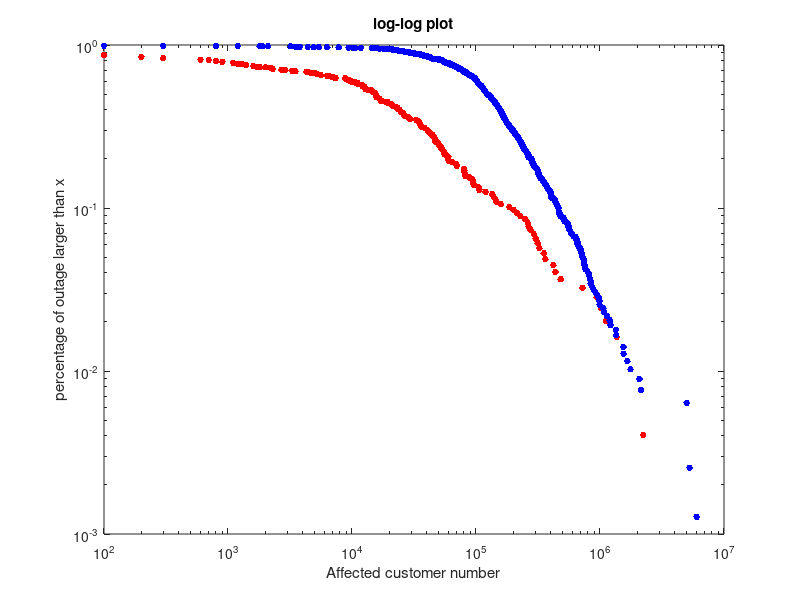
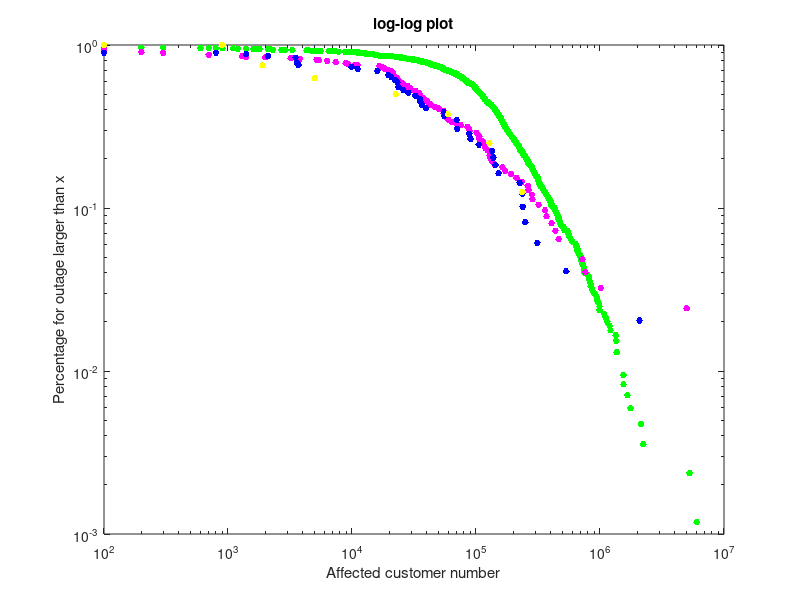

Here is the MATLAB script that generated these plots, in order:
clc,clear
storm_event = {'Severe Storm','Major Storm','Ice Storm','Thunderstorm','Tropical Storm','Winter Storm','Snow Storm','Hurricane'};
storm = {'Storm'};
wind = {'High Wind','Highwind','Wind Storm','Windstorm','Strong Wind','Heavy Wind'};
wind2 = {'Wind'};
other_weather = {'Severe Weather','Severe weather','Weather','Tropical Depression ','Heat','High Temperature','Flood','Lightning','Earthquake','Fire','Natural','Nature','Ice'};
other = {'Failure','Cyber','Terrorist','Human','physical attact','Voltage Reduction','Equipment','Vandalism','Sabotage','Operat'};

load('normalize_single_state')

data = normalize_single_state(1:2156,:);%2001-2007 1:278;%2008-2014 279:1183;%2015-2020 1184:2156

intensity_type = 7;%3duration,6demandMW,7customer
total_event=cell(1,12);
for i = 1:length(data)
    if strcmp(class(data{i,intensity_type}),'double')==1 %&& strcmp(class(data{i,3}),'double')==1
        if data{i,intensity_type}>0 & isempty(data(i,intensity_type))==0 %& data{i,3}>0 & isempty(data(i,3))==0
            total_event = [total_event;data(i,:)];
        end
    end
end
total_event(1,:) = [];

weather_event = cell(1,12);
No_weather_event = cell(1,12);
for i = 1:length(total_event)
    per = (total_event{i,10}+total_event{i,11})/total_event{i,12};
    total_event{i,12} = per*100;
    event_sign = 0;
    for j = 1:length(storm_event)
        if isempty(strfind(total_event{i,5},storm_event{j})) == 0
            event_sign = 1;
        end
    end
    for j = 1:length(storm)
        if isempty(strfind(total_event{i,5},storm{j})) == 0
            event_sign = 1;
        end
    end
    for j = 1:length(wind)
        if isempty(strfind(total_event{i,5},wind{j})) == 0
            event_sign = 1;
        end
    end
    for j = 1:length(wind2)
        if isempty(strfind(total_event{i,5},wind2{j})) == 0
            event_sign = 1;
        end
    end
    for j = 1:length(other_weather)
        if isempty(strfind(total_event{i,5},other_weather{j})) == 0
            event_sign = 1;
        end
    end
    if event_sign == 1
        weather_event = [weather_event;total_event(i,:)];
    else
        No_weather_event = [No_weather_event;total_event(i,:)];
    end
end
weather_event(1,:) = [];
No_weather_event(1,:) = [];
weather_event_inten = cell2mat(weather_event(:,intensity_type));
No_weather_event_inten = cell2mat(No_weather_event(:,intensity_type));

[h,p] = ttest2(No_weather_event_inten,weather_event_inten,'Vartype','unequal','tail','left')
[p,h] = ranksum(No_weather_event_inten,weather_event_inten,'tail','left')

% [h,p] = ttest2(weather_event_inten,No_weather_event_inten,'Vartype','unequal','tail','left')
% [p,h] = ranksum(weather_event_inten,No_weather_event_inten,'tail','left')

full_event_inten = No_weather_event_inten;
[num,~] = size(full_event_inten);
power_law_total = [];
for j = 100:100:8000000%10:10:100000%0.1:0.01:370%100:100:8000000
    count = length(find(full_event_inten>=j));
    if j == 100%10%0.1%100
        power_law_total = [power_law_total;j,count/num];
    end
    if j > 100%10%0.1%100
        if count/num == power_law_total(end,2)
           power_law_total(end,1) = j; 
        else
           power_law_total = [power_law_total;j,count/num];
        end
    end
end

[num,~] = size(weather_event_inten);
power_law_weahter = [];
for j = 100:100:8000000%100:100:8000000%10:10:100000%0.1:0.01:370%100:100:8000000
    count = length(find(weather_event_inten>=j));
    if j == 100
        power_law_weahter = [power_law_weahter;j,count/num];
    end
    if j > 100
        if count/num == power_law_weahter(end,2)
            power_law_weahter(end,1) = j;
        else
            power_law_weahter = [power_law_weahter;j,count/num];
        end
    end
end



figure(1)

x = (power_law_total(:,1));%log10
y = (power_law_total(:,2));
x_w = (power_law_weahter(:,1));
y_w = (power_law_weahter(:,2));

loglog(x,y,'.r','markersize',15);
hold on
loglog(x_w,y_w,'.b','markersize',15)

title('log-log plot')
xlabel('Affected customer number')%('Blackout time (min)')
ylabel('percentage of outage larger than x')

% loglog([10^2.25,10^2.25],[10^(-3.5),1],'--');
% xlim([10^(-1) 10^(3)])
% ylim([10^(-3) 1])

% % demand loss
% x_p = x(66:end);
% y_p = y(66:end);
% x_w_p = x_w(64:end);
% y_w_p = y_w(64:end);
% %affacted customer
% x_p = x(40:end);
% y_p = y(40:end);
% x_w_p = x_w(252:end);
% y_w_p = y_w(252:end);

%cftool

%% differnet RES percentage
weather_event = total_event;
%%
weather_event01 = cell(1,12);
weather_event12 = cell(1,12);
weather_event23 = cell(1,12);
weather_event3_ = cell(1,12);
for i =1:length(weather_event)
    if weather_event{i,12} < 10
        weather_event01 =[weather_event01;weather_event(i,:)];
    end
    if weather_event{i,12}>=10 && weather_event{i,12}<20
        weather_event12 =[weather_event12;weather_event(i,:)];
    end
    if weather_event{i,12}>=20 && weather_event{i,12}<30
        weather_event23 =[weather_event23;weather_event(i,:)];
    end
    if weather_event{i,12} >= 30 && weather_event{i,12} < 40
        weather_event3_ =[weather_event3_;weather_event(i,:)];
    end  
end
weather_event01(1,:) = [];
weather_event12(1,:) = [];
weather_event23(1,:) = [];
weather_event3_(1,:) = [];
weather_event_inten01 = cell2mat(weather_event01(:,intensity_type));
weather_event_inten12 = cell2mat(weather_event12(:,intensity_type));
weather_event_inten23 = cell2mat(weather_event23(:,intensity_type));
weather_event_inten3_ = cell2mat(weather_event3_(:,intensity_type));


thre_value = 100000;
RES1_L = weather_event_inten01(find(weather_event_inten01>=thre_value));
RES2_L = weather_event_inten12(find(weather_event_inten12>=thre_value));
RES3_L = weather_event_inten23(find(weather_event_inten23>=thre_value));
RES4_L = weather_event_inten3_(find(weather_event_inten3_>=thre_value));


power_law_weahter01 = [];
power_law_weahter12 = [];
power_law_weahter23 = [];
power_law_weahter3_ = [];
for j = 100:100:8000000%0.1:0.01:370%10:10:100000%100:100:8000000
    count01 = length(find(weather_event_inten01>=j));
    count12 = length(find(weather_event_inten12>=j));
    count23 = length(find(weather_event_inten23>=j));
    count3_ = length(find(weather_event_inten3_>=j));
    if j == 100 || j == 200%j == 10 || j == 20(for duration)%0.1 || j == 0.11(for demand)%j == 100 || j == 200(for customer)
        power_law_weahter01 = [power_law_weahter01;j,count01/length(weather_event01)];
        power_law_weahter12 = [power_law_weahter12;j,count12/length(weather_event12)];
        power_law_weahter23 = [power_law_weahter23;j,count23/length(weather_event23)];
        power_law_weahter3_ = [power_law_weahter3_;j,count3_/length(weather_event_inten3_)];
    end
    if j > 200%20%0.11%200
        if count01/length(weather_event01) == power_law_weahter01(end,2)%delete repeated elements and reserve the last one
            power_law_weahter01(end,1) = j;
        else
            power_law_weahter01 = [power_law_weahter01;j,count01/length(weather_event01)];
        end
        if count12/length(weather_event12) == power_law_weahter12(end,2)
            power_law_weahter12(end,1) = j;
        else
            power_law_weahter12 = [power_law_weahter12;j,count12/length(weather_event12)];
        end
        if count23/length(weather_event23) == power_law_weahter23(end,2)
            power_law_weahter23(end,1) = j;
        else
            power_law_weahter23 = [power_law_weahter23;j,count23/length(weather_event23)];
        end
        if count3_/length(weather_event_inten3_) == power_law_weahter3_(end,2)
            power_law_weahter3_(end,1) = j;
        else
            power_law_weahter3_ = [power_law_weahter3_;j,count3_/length(weather_event_inten3_)];
        end
    end
end


x_w01 = (power_law_weahter01(:,1));
y_w01 = (power_law_weahter01(:,2));
x_w12 = (power_law_weahter12(:,1));
y_w12 = (power_law_weahter12(:,2));
x_w23 = (power_law_weahter23(:,1));
y_w23 = (power_law_weahter23(:,2));
x_w3_ = (power_law_weahter3_(:,1));
y_w3_ = (power_law_weahter3_(:,2));

%cftool

figure(2)


loglog(x_w01,y_w01,'.g','markersize',15);
hold on
loglog(x_w12,y_w12,'.m','markersize',15);
hold on
loglog(x_w23,y_w23,'.b','markersize',15);
hold on
loglog(x_w3_,y_w3_,'.y','markersize',15);


title('log-log plot')
xlabel('Affected customer number')%('Blackout time (min)')
ylabel('Percentage for outage larger than x')




